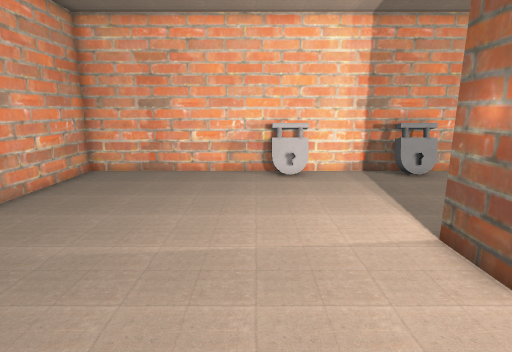
View 1 (above)

14 first-person views from a walk through a level from a Godot 3-D game. The camera is 1.4 m above the floor, tilts 12° down and sees 80° across. The floor is counted in squares, 0.5 m on a side. Each view is taken from the middle of a square. On the plan, view 1 faces up. The plan holds only what a view shows up to about 20 squares ahead; the rest is blank. The place goes on beyond the plan. Characters and animated objects are left out.

View 2
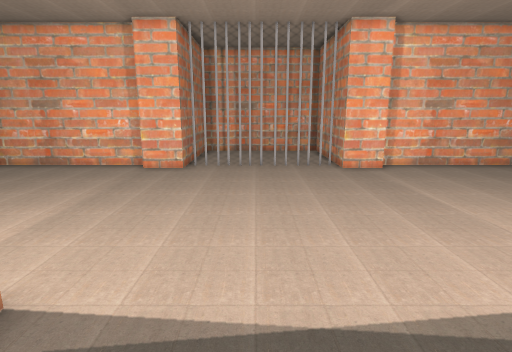

View 3
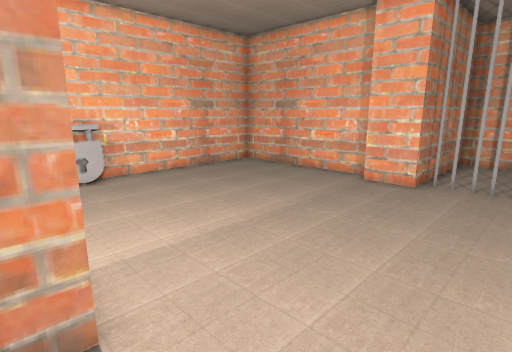

View 4
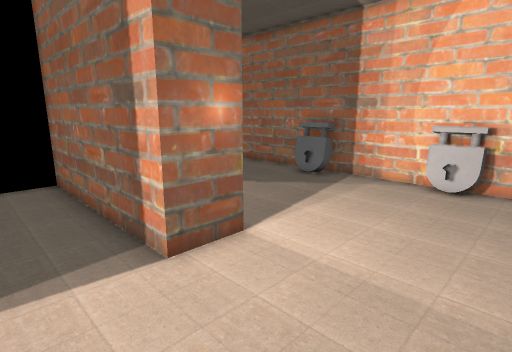

View 5
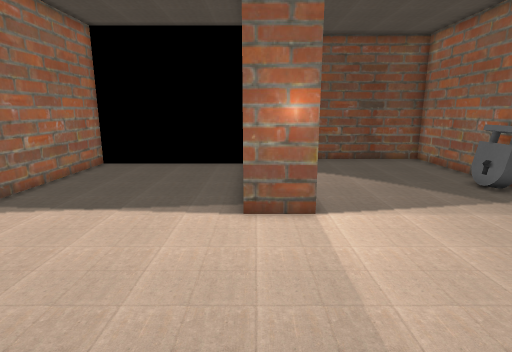

View 6
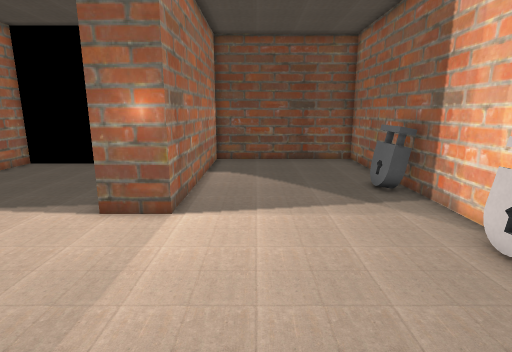

View 7
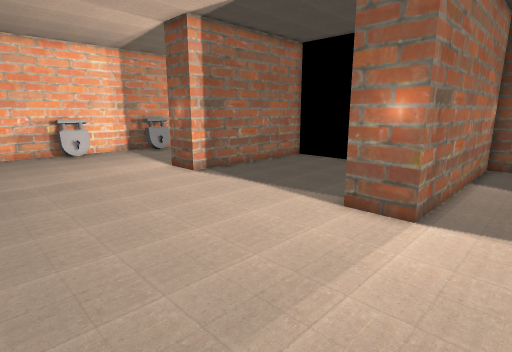

View 8
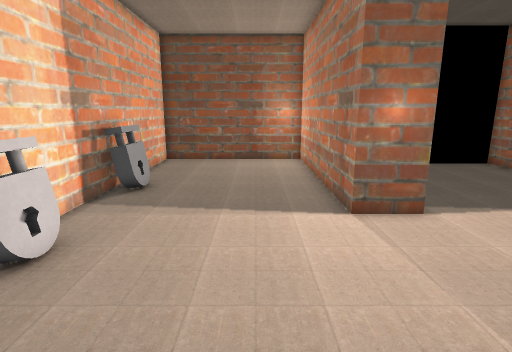

View 9
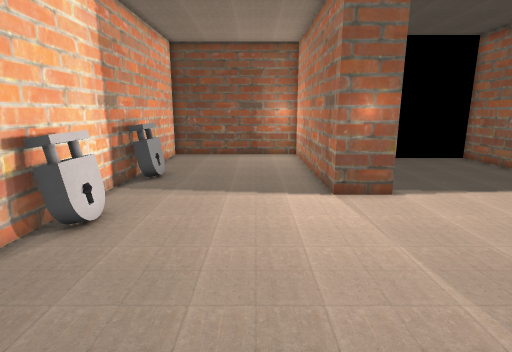

View 10
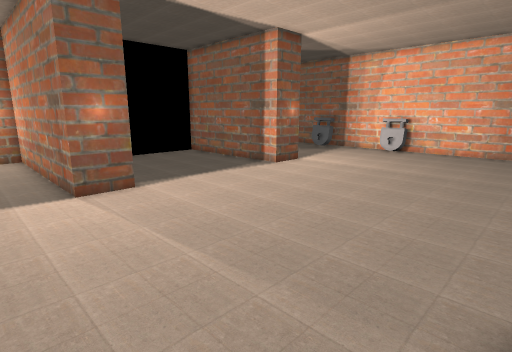

View 11
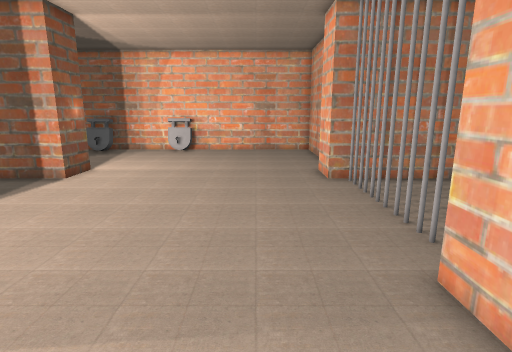

View 12
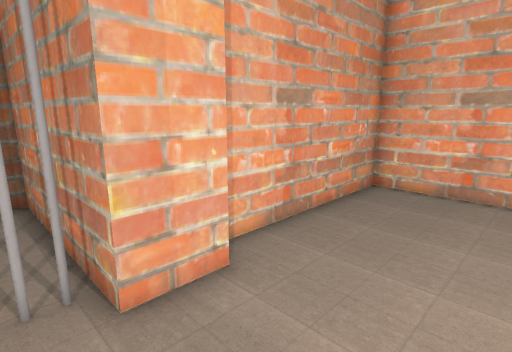

View 13
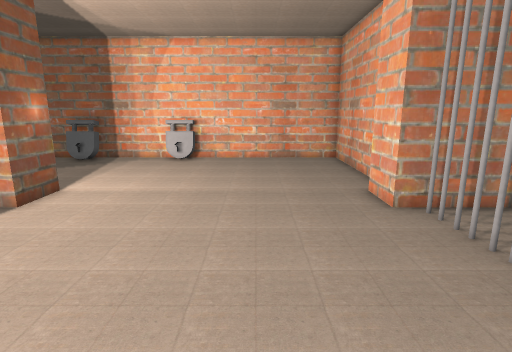

View 14
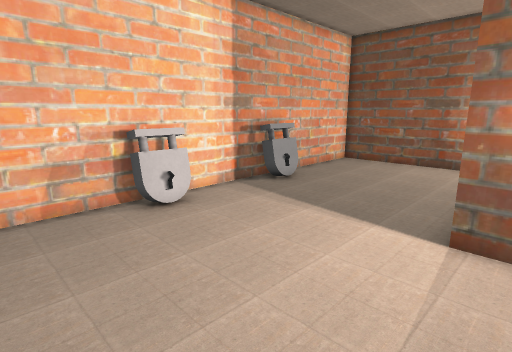

### Floor plan
Points are (right, up) in squares from view 1. A wall is a line through its corners. A room is listed if a view was taken in it or the views show most of it. See-through windows are left out.
Room 1 (views 1, 2, 3, 4, 5, 6, 7, 8, 9, 10, 11, 12, 13, 14)
walls: (-7.1, 6.4) (-7.1, 4.3) (-10.5, 4.3); (12.5, 4.3) (4.1, 4.3) (4.1, 6.3) (14.1, 6.3) (14.1, 14.3) (8.4, 14.3); (-7.9, -5.9) (-7.9, -13.7) (0.6, -13.7); (-10.5, -3.7) (-7.1, -3.7) (-7.1, -5.8); (0.5, 14.3) (-7.9, 14.3) (-7.9, 6.6); (5.5, 14.3) (2.4, 14.3); (2.4, -13.7) (14.1, -13.7) (14.1, -5.7) (4.1, -5.7) (4.1, -3.7) (12.5, -3.7) (12.5, -3.2)
ways out: gap at (-8, -3)
objects: other object (1, -14) to (2, -13); other object (1, 13) to (2, 14); other object (6, -13) to (8, -13); other object (6, 13) to (8, 14)

Positions as (right, up) in squares from view 1, and headings:
1: (0, 0), facing up
2: (8, 0), facing left
3: (5, 0), facing down-left
4: (-1, -1), facing down-right
5: (-4, -4), facing right
6: (-4, -8), facing right
7: (-4, -8), facing up-right
8: (-4, 9), facing right
9: (-6, 9), facing right
10: (-7, 9), facing down-right
11: (-4, 9), facing down
12: (-3, 3), facing up-left
13: (-3, 5), facing down
14: (-3, 5), facing up-right
